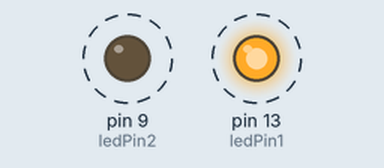
Bench run of a sketch on a simulated Arduino Uno, built with avr-gcc and run on an emulated ATmega328P. Shown: output pins drawn as LEDs (lit = HIGH). Dashed ring = blinking.

Above: at 0.2 s.
Timing chart, 0 to 3.0 s (numbered marks = the images above):
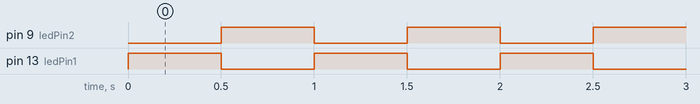

The sketch:

Oppgave02.ino
```cpp
const int ledPin1 = 13;
const int ledPin2 = 9;
const int delayTime = 500;

void setup()
{
    pinMode(ledPin1, OUTPUT);
    pinMode(ledPin2, OUTPUT);
}

void loop()
{
    digitalWrite(ledPin1, HIGH);
    digitalWrite(ledPin2, LOW);
    delay(delayTime);
    digitalWrite(ledPin1, LOW);
    digitalWrite(ledPin2, HIGH);
    delay(delayTime);
}
```

Measured:
- by itself, pin 9 (ledPin2), pin 13 (ledPin1): alternates HIGH for 0.50 s and LOW for 0.50 s
